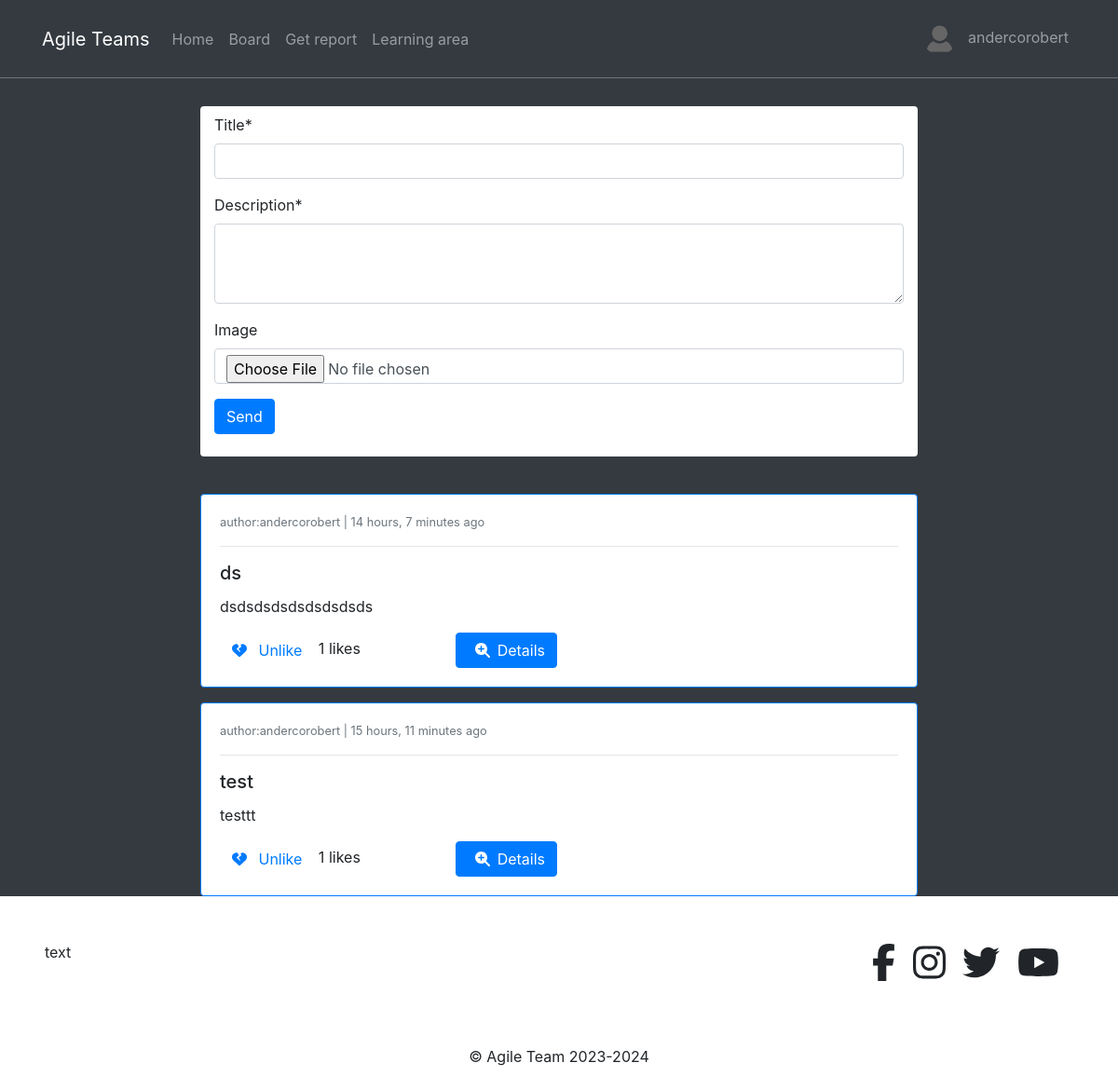
The app's page /posts/board/ (signed in), older data.
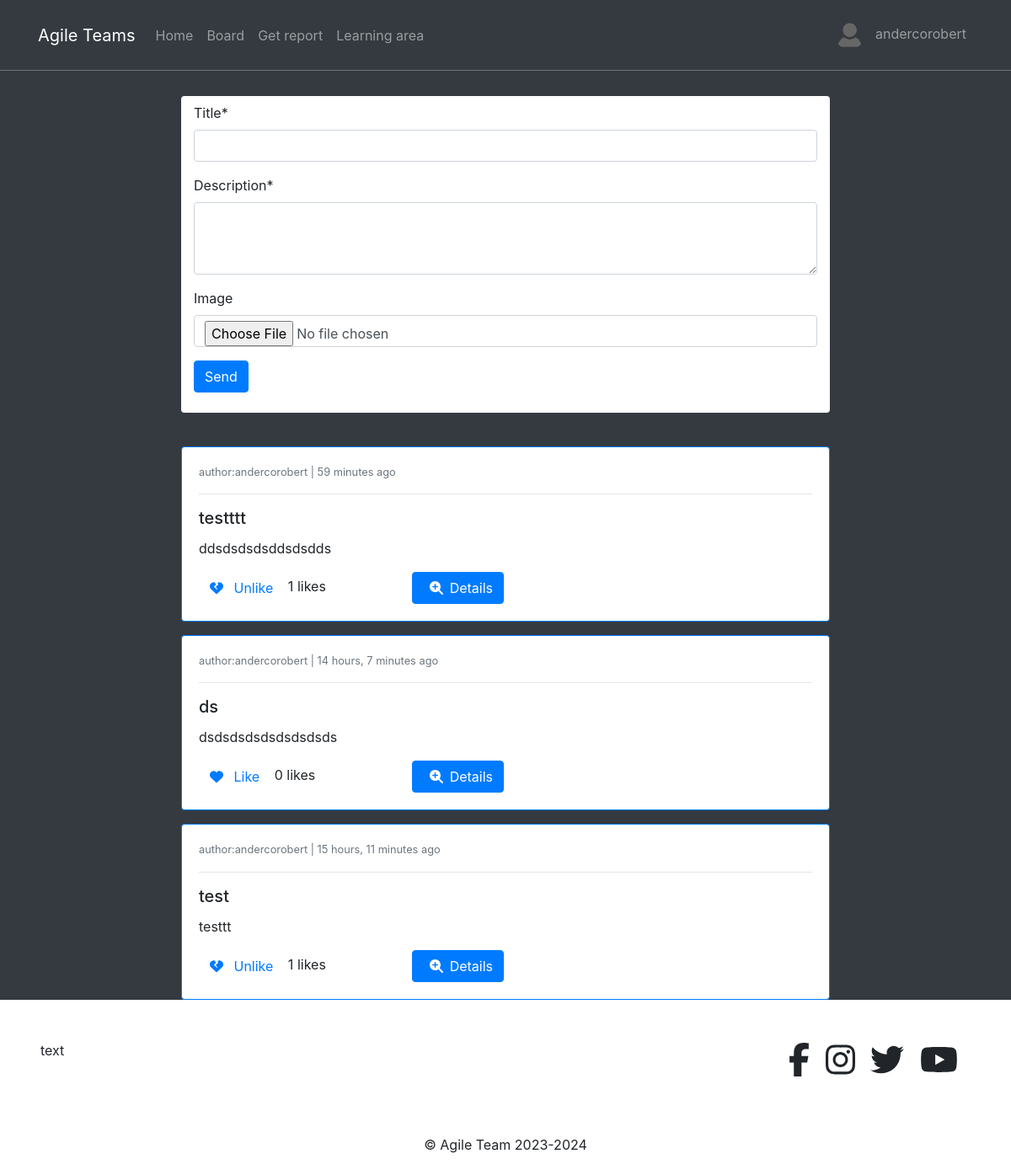
The same page, newer data.
### posts/models.py (models this page shows, shortened)
class Post(models.Model):
    author = models.ForeignKey(Profile, on_delete=models.CASCADE)
    liked = models.ManyToManyField(Profile, related_name="liked", blank=True)
    updated = models.DateTimeField(auto_now=True)
    created = models.DateTimeField(auto_now_add=True)

class GeneralPost(Post):
    title = models.CharField(max_length=200)
    description = models.CharField(max_length=300)
    image = models.ImageField(upload_to=get_upload_path, blank=True, validators=[FileExtensionValidator(['png','jpg', 'jpeg'])])

class Post(models.Model):
    author = models.ForeignKey(Profile, on_delete=models.CASCADE)
    liked = models.ManyToManyField(Profile, related_name="liked", blank=True)
    updated = models.DateTimeField(auto_now=True)
    created = models.DateTimeField(auto_now_add=True)

### profiles/models.py (models this page shows)
class Profile(models.Model):
    user = models.OneToOneField(User, on_delete=models.CASCADE)
    bio = models.TextField()
    profile_picture = models.ImageField(upload_to=get_upload_path, default="uploads/profile/img/avatar.png", validators=[FileExtensionValidator(['png','jpg', 'jpeg'])])
    team = models.CharField(max_length=200)
    updated = models.DateTimeField(auto_now=True)
    created = models.DateTimeField(auto_now_add=True)
    def __str__(self):
        return "{}".format(self.user)

### posts/views.py (the view)
# urls.py: path('board/', PostCreateView.as_view(), name='post-list'),
class PostCreateView(CreateView):
    form_class = PostForm
    template_name = 'posts/board.html'
    success_url = reverse_lazy('posts:post-list')
    def get_context_data(self, **kwargs):
        qs1 = ProblemPost.objects.public_only()
        qs2 = GeneralPost.objects.all()
        qs = sorted(chain(qs1, qs2), reverse=True, key=lambda obj: obj.created)
        context=super().get_context_data(**kwargs)
        context["object_list"]= qs
        return context

### posts/forms.py (shortened to what this page needs)
class PostForm(forms.ModelForm):
    description = forms.CharField(widget=forms.Textarea(attrs={'rows':3}))
    class Meta:
        model = GeneralPost
        fields = ('title', 'description', 'image')

### posts/models.py (called while the page is built)
    def public_only(self):
        return self.filter(problem_reported__public = True)

### profiles/context_processors.py (called while the page is built)
def profile_pic(request):
    if request.user.is_authenticated:
        user = request.user
        try:
            profile_obj = Profile.objects.get(user=user)
            pic = profile_obj.profile_picture
        except Profile.DoesNotExist:
            pic = None
        return {'picture':pic}
    return {}

def get_profile(request):
    if request.user.is_authenticated:
        user = request.user
        try:
            profile_obj = Profile.objects.get(user=user)
        except Profile.DoesNotExist:
            pic = None
        return {'profile':profile_obj}
    return {}

### posts/templates/posts/board.html (shortened to what this page needs)
{% extends 'base.html' %}
{% load crispy_forms_tags %}
{% block content %}
<div class="col-8 mx-auto" style="margin-top: 70px;">
    <div class ='container bg-white pt-2 pb-4 rounded'>
        <form action="" method="POST" enctype="multipart/form-data">
            {{form|crispy}}
            <button type="submit" class="btn btn-primary">Send</button>
        </form>
    </div>
    <br>
    {% for obj in object_list %}
        <div class="{% if obj.problem_reported %}border-danger{% else %}border-primary{% endif %} card card-body mt-3">
            {% if obj.problem_reported %}
                <small class='text-muted'> author:{{obj.problem_reported.user}} | {{obj.problem_reported.created|timesince}} ago </small>
                <hr>
                <h5 class= 'card-title'> {{obj.problem_reported.category}}</h5>
                <p class='card-text'> {{obj.problem_reported.description}}</p>
            {% else %}
                <small class='text-muted'> author:{{obj.author}} | {{obj.created|timesince}} ago </small>
                <hr>
                <h5 class='card-title'> {{obj.title}}</h5>
                <p class='card-text'> {{obj.description}}</p>
            {% endif %}
            <form action="{% url "posts:post-like" %}" method='POST'>
                <div class='row'>
                    <div class='col-4'>
                        <button class='btn btn-link' type='submit' style="text-decoration:none">
                        {% if profile not in obj.liked.all%}
                                <i class="fa-solid fa-heart"></i>
                                <span class='ml-2'>Like</span>
                        {% else %}
                                <i class="fa-solid fa-heart-crack"></i>
                                <span class='ml-2'>Unlike</span>
                        {% endif %}
                        </button>
                        <span class="text-black"> {{obj.liked.all.count}} likes </span>
                    </div>
                    <div class='col-4'>
                        <a href='' class='btn btn-primary'>
                            <span class='ml-2'><i class="fa-solid fa-magnifying-glass-plus mr-2"></i>Details </span>
                        </a>
                    </div>
                </div>
            </form>
        </div>
    {% endfor %}
</div>
{% endblock content %}

Row changes from the older to the newer data that the page shows:
added GeneralPost: author "andercorobert", created "59 minutes", title "testttt", description "ddsdsdsdsddsdsdds", shows "Unlike", liked.all.count "1"
computed for GeneralPost "ds": liked.all.count "1" → "0"; text "Unlike" → "Like"
